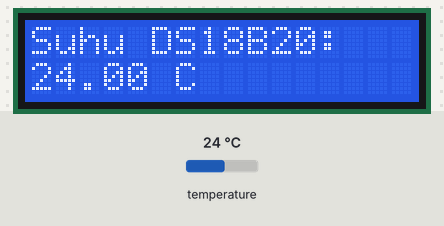
This sketch was run on a simulated Arduino Uno, built with avr-gcc and run on an emulated ATmega328P. Parts: 16×2 character LCD. The test bench sets the inputs (shaded band); at power-on: temperature 24 °C.

Above: at 1.2 s.
1.3 s: temperature set to 12 °C
At 3.1 s:
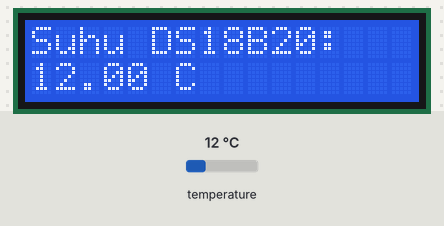
4.1 s: temperature set to 19 °C
At 5.4 s:
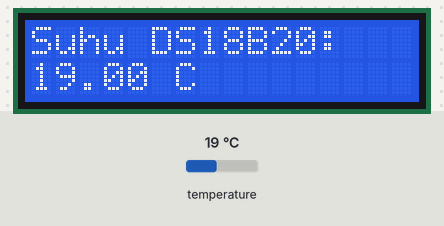
6.6 s: temperature set to 28 °C
At 8.7 s:
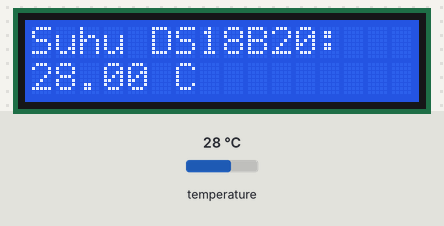
Timing chart, 0 to 10.2 s (numbered marks = the images above; inputs shaded):
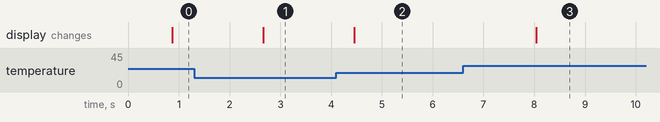

Measured:
- after the input at 1.3 s, the display: changes after 1.4 s (image 1)
- after the input at 4.1 s, the display: changes after 0.35 s (image 2)
- after the input at 6.6 s, the display: changes after 1.4 s (image 3)

The sketch:

13_DS18B20_LCD.ino
```cpp
#include <Wire.h>
#include <LiquidCrystal_I2C.h>
#include <OneWire.h>
#include <DallasTemperature.h>

const int ONE_WIRE_BUS = 2;
OneWire oneWire(ONE_WIRE_BUS);
DallasTemperature sensor(&oneWire);
LiquidCrystal_I2C lcd(0x27, 16, 2);

void setup() {
  sensor.begin();
  lcd.init();
  lcd.backlight();
}

void loop() {
  sensor.requestTemperatures();
  float suhu = sensor.getTempCByIndex(0);
  lcd.setCursor(0, 0);
  lcd.print("Suhu DS18B20:");
  lcd.setCursor(0, 1);
  lcd.print(suhu);
  lcd.print(" C        ");
  delay(1000);
}
```
